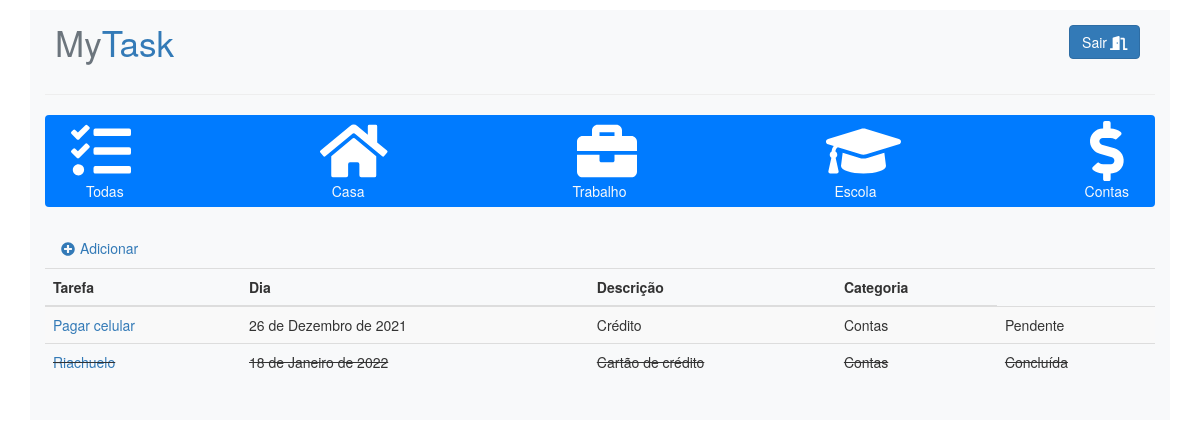
The page /filtro/4 (signed in) on the database as committed earlier.
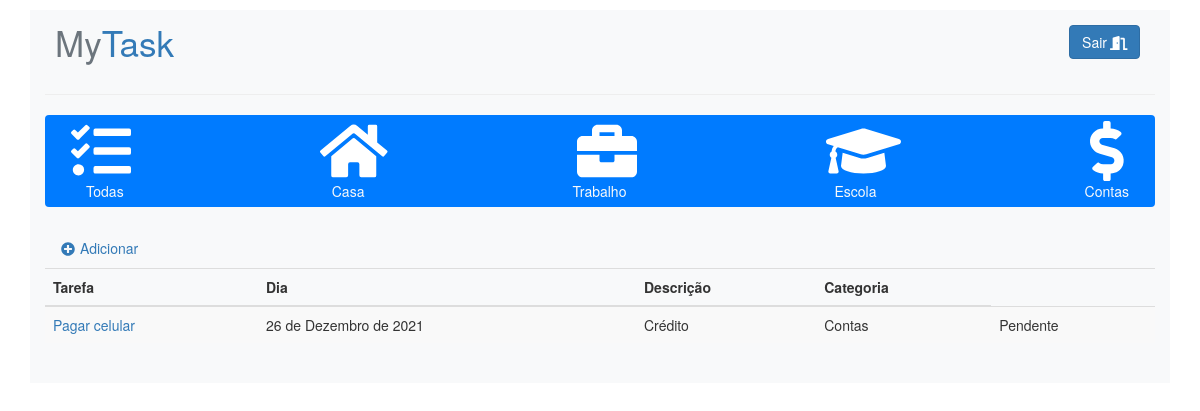
The same page on the database as committed later.
### tasks/models.py (models this page shows, shortened)
class Categoria(models.Model):
    categoria = models.CharField('Categoria', max_length=50)
    def __str__(self):
        return self.categoria

class Tarefa(models.Model, LoginRequiredMixin, CreateView):
    nome_tarefa = models.CharField('Tarefa', max_length=100)
    dia = models.DateField('Dia')
    descricao = models.CharField('Descrição', max_length=500)
    categoria = models.ForeignKey(Categoria, null=True, on_delete=models.CASCADE)
    status = models.CharField(max_length=30, choices=STATUS_CHOICES, default="Pendente")
    usuario = models.ForeignKey(User, on_delete=models.PROTECT)

### tasks/views.py (the view)
# urls.py: path('filtro/<str:pk>', filtrar, name='filtro'),
@login_required
def filtrar(request, pk):
    filtros = Tarefa.objects.filter(categoria=pk)
    categorias = Categoria.objects.all()
    context = {
        'filtre': filtros,
        'categoria': categorias,
    }
    return render(request, 'filtro.html', context)

### tasks/templates/filtro.html (shortened to what this page needs)
{% load static %}
<!DOCTYPE html>
<html lang="pt-br">
<head>
    <link rel="stylesheet" href="{% static 'css/estilo.css' %}">
    <link rel="stylesheet" type="text/css" href="{% static 'css/bootstrap.min.css' %}">
    <link rel="stylesheet" href="https://maxcdn.bootstrapcdn.com/bootstrap/3.4.1/css/bootstrap.min.css">
</head>
<body>
    <div class="body">
        <div class="container mt-3 bg-light">
            <nav class="menu d-flex justify-content-between align-items-center bg-light p-3 rounded">
                <a href="#" class="display-4"><span class="text-secondary">My</span>Task</a>
                <div class="btn-sair p-2 text-white">
                    <a href="/accounts/logout" class="btn btn-primary">Sair<i class="fas fa-door-open ml-1"></i></a>
                </div>
            </nav>
            <hr>
                    <div>
                <nav class="navbar navbar-expand-md bg-primary navbar-dark">
                    <div class="collapse navbar-collapse" id="collapsibleNavbar">
                        <div id="categoria-image" class="d-flex justify-content-between pr-2">
                            <a class="text-center"><i class="fas fa-tasks display-1"></i></a>
                            <a class="text-center"><i class="fas fa-home display-1"></i></a>
                            <a class="text-center"><i class="fas fa-briefcase display-1"></i></a>
                            <a class="text-center"><i class="fas fa-graduation-cap display-1"></i></a>
                            <a class="text-center"><i class="fas fa-dollar-sign display-1"></i></a>
                        </div>
                        <div class="d-flex justify-content-between pl-4">
                            <a class="text-center text-light" href="{% url 'home' %}" > Todas  </a>
                            {% for catg in categoria %}
                            <a class="text-light" href="{% url 'filtro' catg.id %}">{{ catg.categoria }} </a>
                            {% endfor %}
                        </div>
                    </div>
                </nav>
            </div>
            <div>
                <ul class="nav nav-tabs nav-pills">
                    <li class="nav-item">
                        <a href="{% url 'nova' %}" class="nav-link "><i class="fas fa-plus-circle mr-2"></i>Adicionar</a>
                    </li>
                </ul>
            </div>
            <table class="table table-striped">
                <thead>
                    <tr>
                        <th>Tarefa</th>
                        <th>Dia</th>
                        <th>Descrição</th>
                        <th>Categoria</th>
                    </tr>
                </thead>
                <tbody>
                        {% for filtro in filtre %}
                            {% if filtro.status == 'Concluída' %}
                                <tr style="text-decoration: line-through">
                                    <td><a href="{% url 'tarefa' filtro.id %}">{{ filtro.nome_tarefa }}</a></td>
                                    <td>{{ filtro.dia }}</td>
                                    <td>{{ filtro.descricao }}</td>
                                    <td>{{ filtro.categoria }}</td>
                                    <td>{{ filtro.status }}</td>
                                </tr>
                            {% else %}
                                <tr>
                                    <td><a href="{% url 'tarefa' filtro.id %}">{{ filtro.nome_tarefa }}</a></td>
                                    <td>{{ filtro.dia }}</td>
                                    <td>{{ filtro.descricao }}</td>
                                    <td>{{ filtro.categoria }}</td>
                                    <td>{{ filtro.status }}</td>
                                </tr>
                            {% endif %}
                        {% endfor %}
                </tbody>
            </table>
            <br>
        </div>
    </div>
</body>
</html>

Rows that differ between the two databases and show on the page:
removed Tarefa: nome_tarefa "Riachuelo", dia "18 de Janeiro de 2022", descricao "Cartão de crédito", categoria "Contas", status "Concluída"
